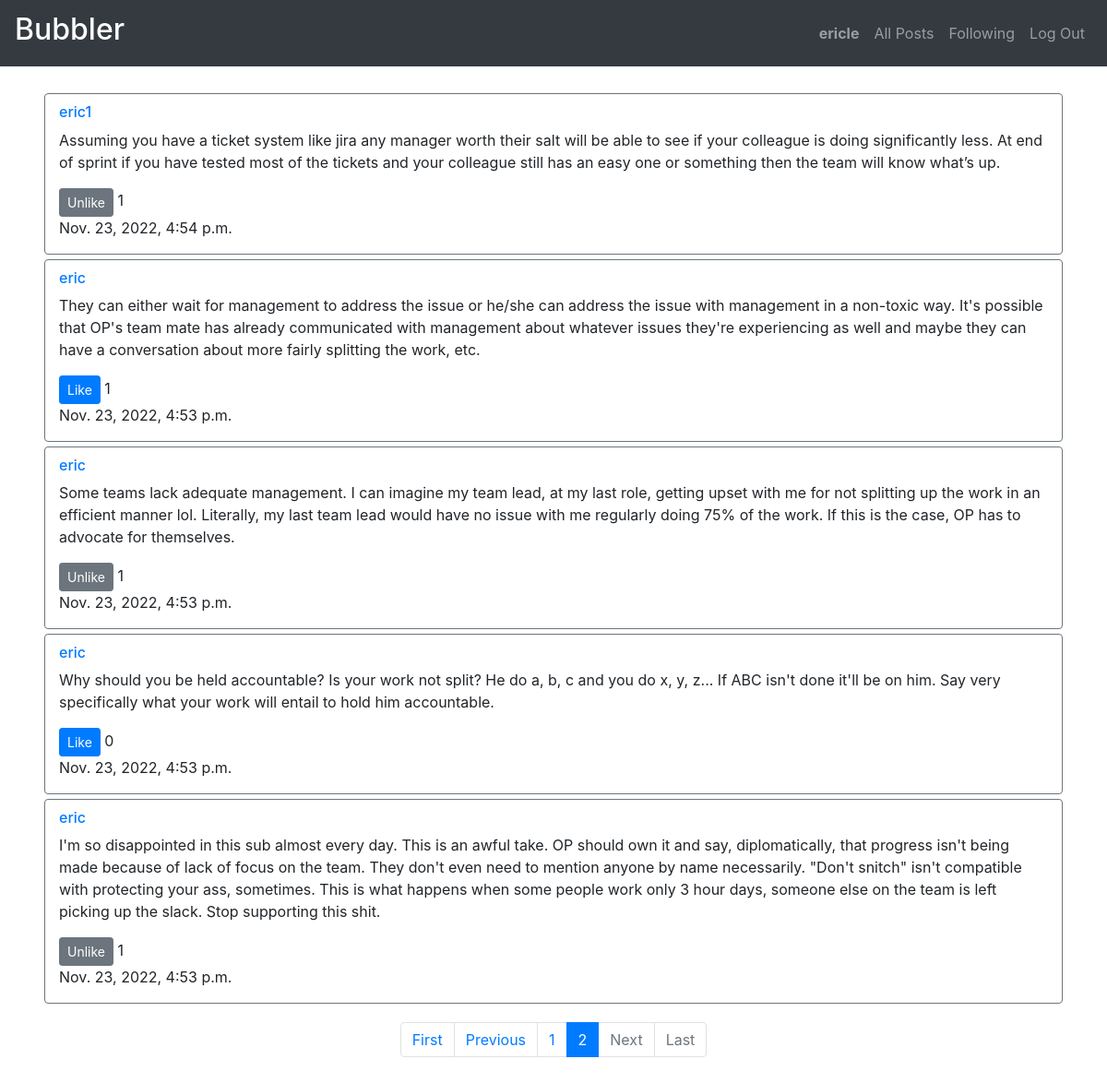
Page /following?page=2 (signed in) on the committed database.
### network/models.py (models this page shows, shortened)
class User(AbstractUser):
    time = models.DateTimeField(auto_now_add=True)

class Post(models.Model):
    poster = models.ForeignKey(User, on_delete=models.CASCADE, related_name='post')
    content = models.CharField(max_length=1300)
    likes = models.IntegerField()
    time = models.DateTimeField(auto_now_add=True)

### network/views.py (the view)
# urls.py: path("following", views.following, name="following"),
@login_required
def following(request):
    liked = list(Like.objects.filter(liker=request.user).values_list('post', flat=True))
    liked_list = Post.objects.filter(pk__in=liked)
    followings = [item.follow for item in request.user.followers.all()]
    posts = []
    if followings:
        for following in followings:
            post_objects = Post.objects.filter(poster=following).order_by("-time")
            for post_object in post_objects:
                posts.append(post_object)
    posts.sort(key=lambda x: x.time, reverse=True)
    paginator = Paginator(posts, 10)
    page_number = request.GET.get('page')
    page_obj = paginator.get_page(page_number)
    return render(request, "network/following.html", {
        "page_obj": page_obj,
        "liked_list": liked_list
    })

### network/templates/network/following.html (shortened to what this page needs)
{% extends "network/layout.html" %}
{% block body %}
    <br>
    {% for post in page_obj %}
        <div class="container border border-secondary rounded" id="post{{ post.id }}" style="margin-top: 5px; padding-top: 10px; max-width: 92%;">
            <h6><a href="{% url 'profile' post.poster.id %}">{{ post.poster.username }}</a></h6>
            <p>{{ post.content }}</p>
            {% if user.is_authenticated %}
                {% if post not in liked_list %}
                    <button class="btn btn-primary btn-sm" id="like_button{{ post.id }}" onclick="like('{{ post.id }}')">Like</button>
                {% else %}
                    <button class="btn btn-secondary btn-sm" id="like_button{{ post.id }}" onclick="like('{{ post.id }}')">Unlike</button>
                {% endif %}
            {% endif %}
            <p id="like_count{{ post.id }}" style="display: inline;">{{ post.likes }}</p>
            <p>{{ post.time }}</p>
        </div>
    {% endfor %}
    <div class="container" style="margin-top: 20px; margin-bottom: 20px; display: flex; justify-content: center; align-items: center;">
        <nav aria-label="...">
            <ul class="pagination">
                {% if page_obj.has_previous %}
                    <li class="page-item">
                        <a class="page-link" href="?page=1" tabindex="-1">First</a>
                    </li>
                    <li class="page-item">
                        <a class="page-link" href="?page={{ page_obj.previous_page_number }}" tabindex="-1">Previous</a>
                    </li>
                    <li class="page-item">
                        <a class="page-link" href="?page={{ page_obj.previous_page_number }}" tabindex="-1">{{ page_obj.previous_page_number }}</a>
                    </li>
                {% endif %}
                <li class="page-item active" aria-current="page">
                    <a class="page-link" href="#">{{ page_obj.number }}<span class="sr-only">(current)</span></a>
                </li>
                {% if page_obj.has_next %}
                    <li class="page-item">
                        <a class="page-link" href="?page={{ page_obj.next_page_number }}">{{ page_obj.next_page_number }}</a>
                    </li>
                    <li class="page-item">
                        <a class="page-link" href="?page={{ page_obj.next_page_number }}">Next</a>
                    </li>
                    <li class="page-item">
                        <a class="page-link" href="?page={{ page_obj.paginator.num_pages }}">Last</a>
                    </li>
                {% else %}
                    <li class="page-item disabled">
                        <a class="page-link" href="#" aria-disabled="true">Next</a>
                    </li>
                    <li class="page-item disabled">
                        <a class="page-link" href="#" aria-disabled="true">Last</a>
                    </li>
                {% endif %}
            </ul>
        </nav>
    </div>
{% endblock %}

### network/templates/network/layout.html (shortened to what this page needs)
{% load static %}
<!DOCTYPE html>
<html lang="en">
    <head>
        <link rel="stylesheet" href="https://stackpath.bootstrapcdn.com/bootstrap/4.4.1/css/bootstrap.min.css">
        <link href="{% static 'network/styles.css' %}" rel="stylesheet">
    </head>
    <body>
        <nav class="navbar navbar-expand-lg navbar-dark bg-dark justify-content-between">
            <a class="navbar-brand" href="#"><h2>Bubbler</h2></a>
            <div>
              <ul class="navbar-nav mr-auto">
                {% if user.is_authenticated %}
                    <li class="nav-item">
                        <a class="nav-link" href="{% url 'profile' user.id %}"><strong>{{ user.username }}</strong></a>
                    </li>
                {% endif %}
                <li class="nav-item">
                  <a class="nav-link" href="{% url 'index' %}">All Posts</a>
                </li>
                {% if user.is_authenticated %}
                    <li class="nav-item">
                        <a class="nav-link" href="{% url 'following' %}">Following</a>
                    </li>
                    <li class="nav-item">
                        <a class="nav-link" href="{% url 'logout' %}">Log Out</a>
                    </li>
                {% endif %}
              </ul>
            </div>
          </nav>
        <div class="body">
            {% block body %}
            {% endblock %}
        </div>
    </body>
</html>

### rows in the picture
User: username "ericle"
Post: {{ post.id }} 9 (drawn), poster.username "eric1", content "Assuming you have a ticket system like jira any manager worth their salt will be able to see if your colleague is doing significantly less. At end of sprint if you have tested most of the tickets and your colleague still has an easy one or something then the team will know what’s up.", likes "1", time "Nov. 23, 2022, 4:54 p.m."
Post: poster.username "eric", content "They can either wait for management to address the issue or he/she can address the issue with management in a non-toxic way. It's possible that OP's team mate has already communicated with management about whatever issues they're experiencing as well and maybe they can have a conversation about more fairly splitting the work, etc.", likes "1", time "Nov. 23, 2022, 4:53 p.m."
Post: poster.username "eric", content "Some teams lack adequate management. I can imagine my team lead, at my last role, getting upset with me for not splitting up the work in an efficient manner lol. Literally, my last team lead would have no issue with me regularly doing 75% of the work. If this is the case, OP has to advocate for themselves.", likes "1", time "Nov. 23, 2022, 4:53 p.m."
Post: poster.username "eric", content "Why should you be held accountable? Is your work not split? He do a, b, c and you do x, y, z... If ABC isn't done it'll be on him. Say very specifically what your work will entail to hold him accountable.", likes "0", time "Nov. 23, 2022, 4:53 p.m."
Post: poster.username "eric", content "I'm so disappointed in this sub almost every day. This is an awful take. OP should own it and say, diplomatically, that progress isn't being made because of lack of focus on the team. They don't even need to mention anyone by name necessarily. \"Don't snitch\" isn't compatible with protecting your ass, sometimes. This is what happens when some people work only 3 hour days, someone else on the team is left picking up the slack. Stop supporting this shit.", likes "1", time "Nov. 23, 2022, 4:53 p.m."

### other values in the picture
{{ page_obj.previous_page_number }} "1"
{{ page_obj.number }} "2"
